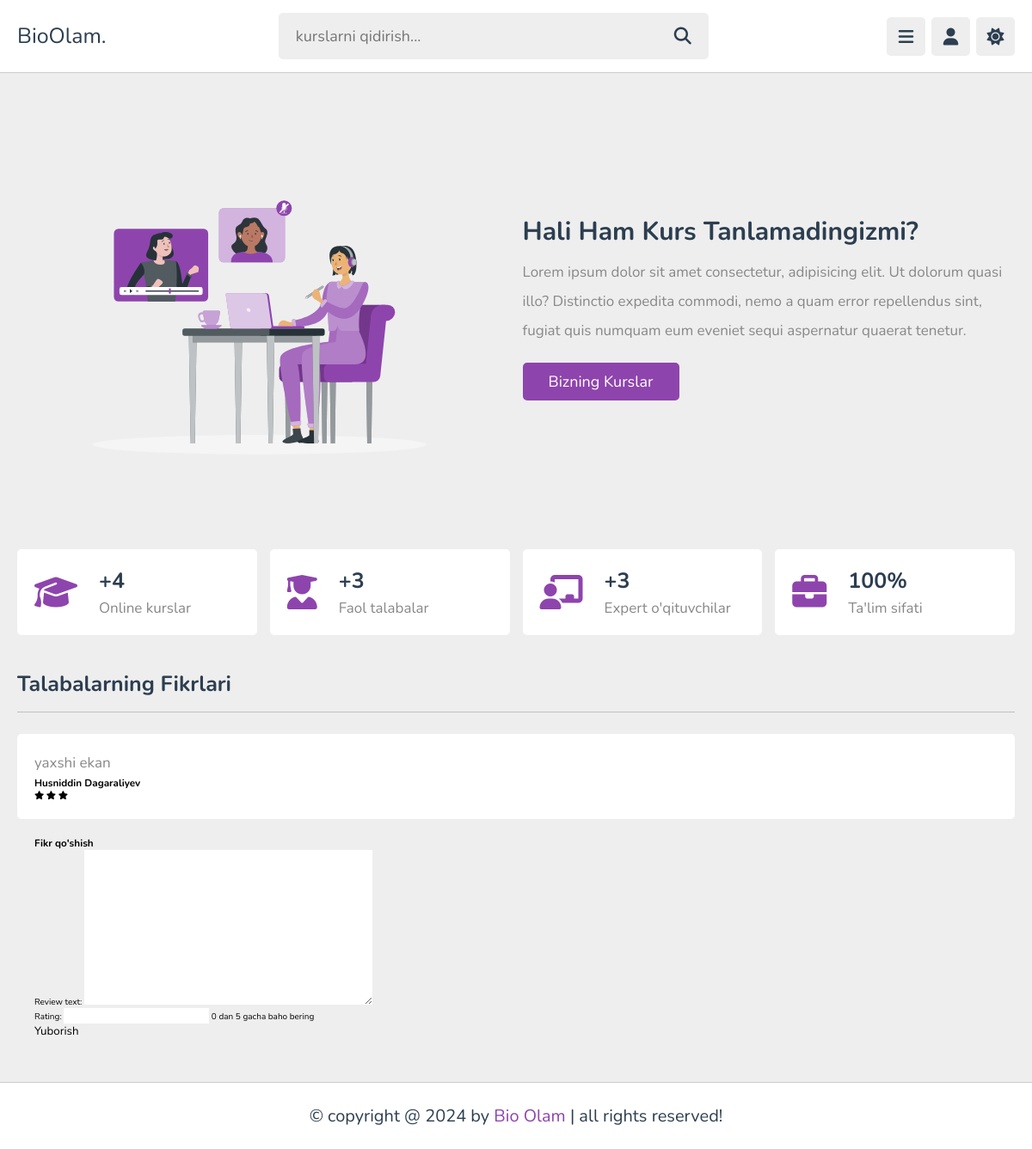
Page /about/ on the earlier database version.
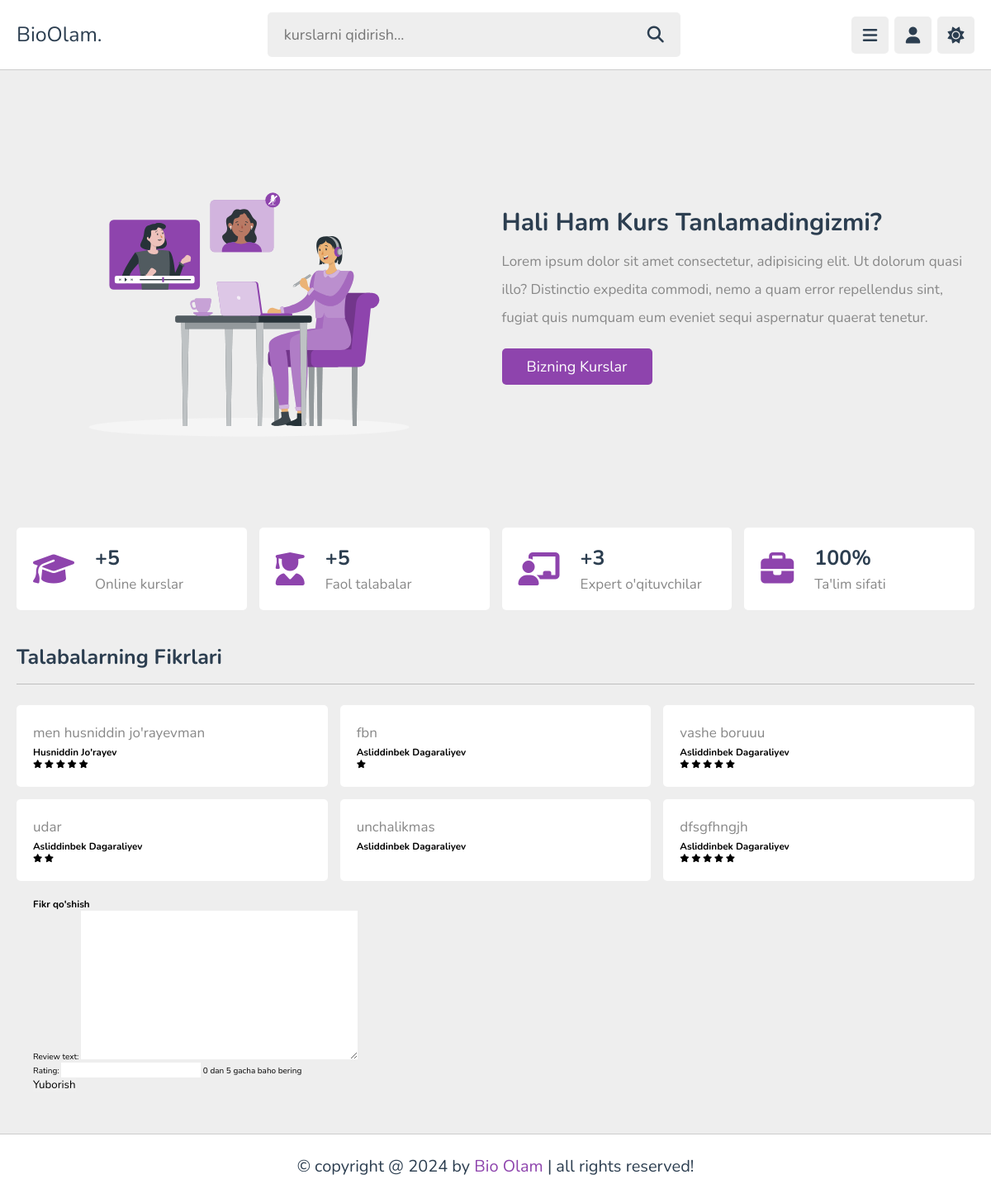
Same page on the later database version.
### users/models.py (models this page shows, shortened)
class Review(models.Model):
    user = models.ForeignKey(User, on_delete=models.CASCADE, related_name='reviews')
    review_text = models.TextField()
    rating = models.PositiveSmallIntegerField(
        help_text="0 dan 5 gacha baho bering"
    )
    created_at = models.DateTimeField(auto_now_add=True)

### pages/views.py (the view)
# urls.py: path('about/', about_page, name='about_page'),
def about_page(request):
    subcategory_count = Subcategory.objects.count()
    users_count = User.objects.count()
    teachers_count = Teachers.objects.count()
    reviews = Review.objects.all().order_by('-created_at')[:6]
    if request.method == 'POST':
        form = ReviewForm(request.POST)
        if form.is_valid():
            review = form.save(commit=False)
            review.user = request.user
            review.save()
            return redirect('about_page')
    else:
        form = ReviewForm()
    star_range = range(1, 6)
    context = {
        'subcategory_count': subcategory_count,
        'users_count': users_count,
        'teachers_count': teachers_count,
        'reviews': reviews,
        'form': form,
        'star_range': star_range,  # Bu ro'yxatni templatega uzatamiz
    }
    return render(request, 'side_bar/about.html', context)

### users/forms.py
class ReviewForm(forms.ModelForm):
    class Meta:
        model = Review
        fields = ['review_text', 'rating']

### users/context_processor.py (called while the page is built)
def get_user(request):
    user = request.user
    context = {
        'user': user,
    }
    return context

### templates/side_bar/about.html (shortened to what this page needs)
{% extends "base.html" %}
{% load static %}
{% block content %}
<section class="about">
    <div class="row">
       <div class="image">
          <img src="{% static 'images/about-img.svg' %}" alt="">
       </div>
       <div class="content">
          <h3>Hali ham kurs tanlamadingizmi?</h3>
          <p>Lorem ipsum dolor sit amet consectetur, adipisicing elit. Ut dolorum quasi illo? Distinctio expedita commodi, nemo a quam error repellendus sint, fugiat quis numquam eum eveniet sequi aspernatur quaerat tenetur.</p>
          <a href="{% url "courses_view" %}" class="inline-btn">Bizning kurslar</a>
       </div>
    </div>
    <div class="box-container">
       <div class="box">
          <i class="fas fa-graduation-cap"></i>
          <div>
             <h3>+{{ subcategory_count }}</h3>
             <p>Online kurslar</p>
          </div>
       </div>
       <div class="box">
          <i class="fas fa-user-graduate"></i>
          <div>
             <h3>+{{ users_count }}</h3>
             <p>Faol talabalar</p>
          </div>
       </div>
       <div class="box">
          <i class="fas fa-chalkboard-user"></i>
          <div>
             <h3>+{{ teachers_count }}</h3>
             <p>Expert o'qituvchilar</p>
          </div>
       </div>
       <div class="box">
          <i class="fas fa-briefcase"></i>
          <div>
             <h3>100%</h3>
             <p>Ta'lim sifati</p>
          </div>
       </div>
    </div>
 </section>
 <section class="reviews">
    <h1 class="heading">Talabalarning fikrlari</h1>
    <div class="box-container">
      {% for review in reviews %}
         <div class="box">
            <p>{{ review.review_text }}</p>
            <div class="{{ review.user.profile.job }}">
                  <div>
                     <h3>{{ review.user.first_name }} {{ review.user.last_name }}</h3>
                     <div class="stars">
                        {% for i in star_range %}
                              {% if i <= review.rating %}
                                 <i class="fas fa-star"></i>
                              {% else %}
                                 <i class="fas fa-star-o"></i>
                              {% endif %}
                        {% endfor %}
                     </div>
                  </div>
            </div>
         </div>
      {% endfor %}
    </div>
    <section class="add-review">
      <h1>Fikr qo'shish</h1>
      <form method="POST">
         {{ form.as_p }}
         <button type="submit">Yuborish</button>
      </form>
   </section>
 </section>
{% endblock content %}

Differences in the rows shown:
no longer on this page (row unchanged): Review: review_text "yaxshi ekan", user.first_name "Husniddin", user.last_name "Dagaraliyev", rating 3 (drawn)
added Review: review_text "men husniddin jo'rayevman", user.first_name "Husniddin", user.last_name "Jo'rayev", rating 5 (drawn)
added Review: review_text "fbn", user.first_name "Asliddinbek", user.last_name "Dagaraliyev", rating 1 (drawn)
added Review: review_text "vashe boruuu", user.first_name "Asliddinbek", user.last_name "Dagaraliyev", rating 5 (drawn)
added Review: review_text "udar", user.first_name "Asliddinbek", user.last_name "Dagaraliyev", rating 2 (drawn)
added Review: review_text "unchalikmas", user.first_name "Asliddinbek", user.last_name "Dagaraliyev"
added Review: review_text "dfsgfhngjh", user.first_name "Asliddinbek", user.last_name "Dagaraliyev", rating 5 (drawn)
Other differences:
{{ subcategory_count }}: "4" → "5"
{{ users_count }}: "3" → "5"
